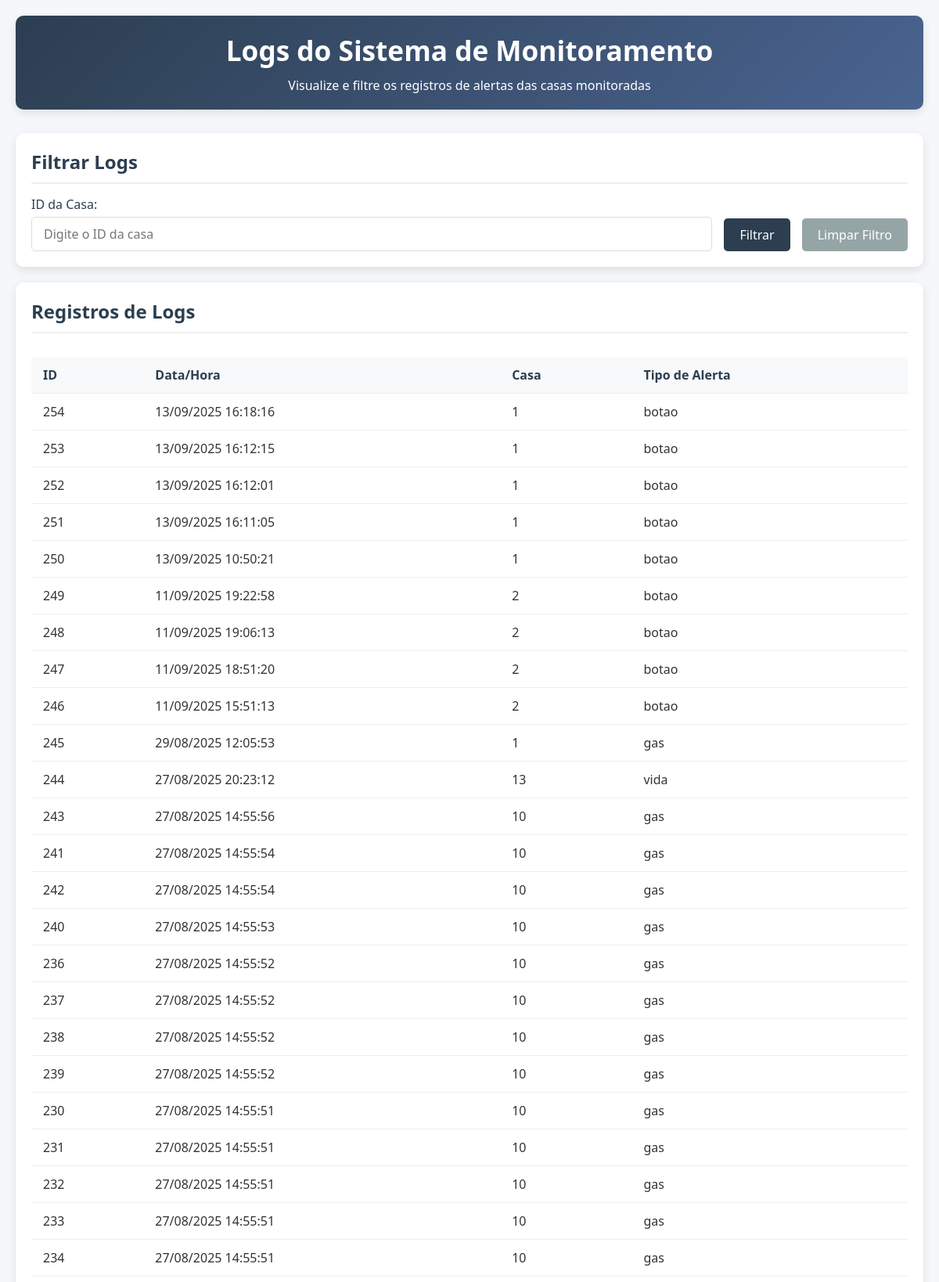
Page /logs (upper part) on the committed database.
### tables this page shows
CREATE TABLE sensor_logs (
            id INTEGER PRIMARY KEY AUTOINCREMENT,
            casa_id TEXT NOT NULL,
            tipo_alerta TEXT NOT NULL,
            data_hora DATETIME DEFAULT CURRENT_TIMESTAMP
        );

### server.py (the view)
@app.route('/logs', methods=['GET'])
def obter_logs():
    casa_id = request.args.get('casa_id')
    if casa_id:
        logs = sensor_controller.obter_logs_por_casa(casa_id)
    else:
        logs = sensor_controller.obter_todos_logs()
    logs_formatados = []
    for log in logs:
        log_dict = log.to_dict()
        if hasattr(log.data_hora, 'strftime'):
            log_dict['data_hora_formatada'] = log.data_hora.strftime('%d/%m/%Y %H:%M:%S')
        else:
            try:
                from datetime import datetime
                dt = datetime.fromisoformat(str(log.data_hora).replace('Z', '+00:00'))
                log_dict['data_hora_formatada'] = dt.strftime('%d/%m/%Y %H:%M:%S')
            except (ValueError, AttributeError):
                log_dict['data_hora_formatada'] = str(log.data_hora)
        logs_formatados.append(log_dict)
    return render_template('logs.html', logs=logs_formatados, casa_id=casa_id)

### controllers/sensor_controller.py (called while the page is built)
    def obter_todos_logs(self):
        logs_data = self.db_handler.get_all_logs()
        logs = []
        for log_data in logs_data:
            logs.append(SensorLog(
                id=log_data[0],
                casa_id=log_data[1],
                tipo_alerta=log_data[2],
                data_hora=log_data[3]
            ))
        return logs

### database/dao.py (called while the page is built)
    def get_connection(self):
        return sqlite3.connect(self.db_name)

    def get_all_logs(self):
        select_query = '''
        SELECT id, casa_id, tipo_alerta, data_hora
        FROM sensor_logs
        ORDER BY data_hora DESC
        '''
        with self.get_connection() as conn:
            cursor = conn.cursor()
            cursor.execute(select_query)
            return cursor.fetchall()

### models/sensor_log.py (called while the page is built)
    def to_dict(self):
        return {
            'id': self.id,
            'casa_id': self.casa_id,
            'tipo_alerta': self.tipo_alerta,
            'data_hora': self.data_hora.isoformat() if isinstance(self.data_hora, datetime) else self.data_hora
        }

### templates/logs.html (shortened to what this page needs)
<!DOCTYPE html>
<html lang="pt-BR">
<head>
    <link rel="stylesheet" href="../static/css/logs.css">
</head>
<body>
    <div class="container">
        <header>
            <h1>Logs do Sistema de Monitoramento</h1>
            <p>Visualize e filtre os registros de alertas das casas monitoradas</p>
        </header>
        <section class="filter-section">
            <h2>Filtrar Logs</h2>
            <form class="filter-form" action="/logs" method="GET">
                <div class="form-group">
                    <label for="casa_id">ID da Casa:</label>
                    <input type="text" id="casa_id" name="casa_id" placeholder="Digite o ID da casa"
                           value="{{ casa_id if casa_id }}">
                </div>
                <button type="submit">Filtrar</button>
                <a href="/logs"><button type="button">Limpar Filtro</button></a>
            </form>
        </section>
        <section class="logs-section">
            <h2>Registros de Logs</h2>
            <div class="table-container">
                {% if logs %}
                <table class="logs-table">
                    <thead>
                        <tr>
                            <th>ID</th>
                            <th>Data/Hora</th>
                            <th>Casa</th>
                            <th>Tipo de Alerta</th>
                        </tr>
                    </thead>
                    <tbody>
                        {% for log in logs %}
                        <tr>
                            <td>{{ log.id }}</td>
                            <td>{{ log.data_hora_formatada }}</td>
                            <td>{{ log.casa_id }}</td>
                            <td>{{ log.tipo_alerta }}</td>
                        </tr>
                        {% endfor %}
                    </tbody>
                </table>
                {% else %}
                <div class="no-logs">Nenhum log encontrado.</div>
                {% endif %}
            </div>
        </section>
    </div>
</body>
</html>

### static/css/logs.css (style rules this page uses)
* { margin: 0; padding: 0; box-sizing: border-box; font-family: 'Segoe UI', Tahoma, Geneva, Verdana, sans-serif; }
body { background-color: #f5f7fa; padding: 20px; color: #333; }
.container { max-width: 1200px; margin: 0 auto; }
header { text-align: center; margin-bottom: 30px; padding: 20px; background: linear-gradient(135deg, #2c3e50, #4a6491); color: white; border-radius: 10px; box-shadow: 0 4px 12px rgba(0, 0, 0, 0.1); }
h1 { font-size: 2.2rem; margin-bottom: 10px; }
h2 { color: #2c3e50; margin-bottom: 15px; border-bottom: 2px solid #eee; padding-bottom: 10px; }
.filter-section { background-color: white; border-radius: 10px; padding: 20px; margin-bottom: 20px; box-shadow: 0 4px 12px rgba(0, 0, 0, 0.1); }
.filter-form { display: flex; gap: 15px; align-items: flex-end; flex-wrap: wrap; }
.form-group { display: flex; flex-direction: column; flex-grow: 1; }
label { margin-bottom: 5px; font-weight: 500; color: #2c3e50; }
input[type="text"] { padding: 10px 15px; border: 1px solid #ddd; border-radius: 5px; font-size: 1rem; transition: border-color 0.3s; }
button { padding: 10px 20px; background-color: #2c3e50; color: white; border: none; border-radius: 5px; cursor: pointer; font-size: 1rem; transition: background-color 0.3s; }
a button { background-color: #95a5a6; text-decoration: none; display: inline-block; }
.logs-section { background-color: white; border-radius: 10px; padding: 20px; box-shadow: 0 4px 12px rgba(0, 0, 0, 0.1); }
.table-container { overflow-x: auto; }
.logs-table { width: 100%; border-collapse: collapse; margin-top: 15px; }
.logs-table th, .logs-table td { padding: 12px 15px; text-align: left; border-bottom: 1px solid #eee; }
.logs-table th { background-color: #f8f9fa; font-weight: 600; color: #2c3e50; position: sticky; top: 0; }

### rows in the picture
sensor_logs: id "254", data_hora_formatada "13/09/2025 16:18:16", casa_id "1", tipo_alerta "botao"
sensor_logs: id "253", data_hora_formatada "13/09/2025 16:12:15", casa_id "1", tipo_alerta "botao"
sensor_logs: id "252", data_hora_formatada "13/09/2025 16:12:01", casa_id "1", tipo_alerta "botao"
sensor_logs: id "251", data_hora_formatada "13/09/2025 16:11:05", casa_id "1", tipo_alerta "botao"
sensor_logs: id "250", data_hora_formatada "13/09/2025 10:50:21", casa_id "1", tipo_alerta "botao"
sensor_logs: id "249", data_hora_formatada "11/09/2025 19:22:58", casa_id "2", tipo_alerta "botao"
sensor_logs: id "248", data_hora_formatada "11/09/2025 19:06:13", casa_id "2", tipo_alerta "botao"
sensor_logs: id "247", data_hora_formatada "11/09/2025 18:51:20", casa_id "2", tipo_alerta "botao"
sensor_logs: id "246", data_hora_formatada "11/09/2025 15:51:13", casa_id "2", tipo_alerta "botao"
sensor_logs: id "245", data_hora_formatada "29/08/2025 12:05:53", casa_id "1", tipo_alerta "gas"
sensor_logs: id "244", data_hora_formatada "27/08/2025 20:23:12", casa_id "13", tipo_alerta "vida"
sensor_logs: id "243", data_hora_formatada "27/08/2025 14:55:56", casa_id "10", tipo_alerta "gas"
sensor_logs: id "241", data_hora_formatada "27/08/2025 14:55:54", casa_id "10", tipo_alerta "gas"
sensor_logs: id "242", data_hora_formatada "27/08/2025 14:55:54", casa_id "10", tipo_alerta "gas"
sensor_logs: id "240", data_hora_formatada "27/08/2025 14:55:53", casa_id "10", tipo_alerta "gas"
sensor_logs: id "236", data_hora_formatada "27/08/2025 14:55:52", casa_id "10", tipo_alerta "gas"
sensor_logs: id "237", data_hora_formatada "27/08/2025 14:55:52", casa_id "10", tipo_alerta "gas"
sensor_logs: id "238", data_hora_formatada "27/08/2025 14:55:52", casa_id "10", tipo_alerta "gas"
sensor_logs: id "239", data_hora_formatada "27/08/2025 14:55:52", casa_id "10", tipo_alerta "gas"
sensor_logs: id "230", data_hora_formatada "27/08/2025 14:55:51", casa_id "10", tipo_alerta "gas"
sensor_logs: id "231", data_hora_formatada "27/08/2025 14:55:51", casa_id "10", tipo_alerta "gas"
sensor_logs: id "232", data_hora_formatada "27/08/2025 14:55:51", casa_id "10", tipo_alerta "gas"
sensor_logs: id "233", data_hora_formatada "27/08/2025 14:55:51", casa_id "10", tipo_alerta "gas"
sensor_logs: id "234", data_hora_formatada "27/08/2025 14:55:51", casa_id "10", tipo_alerta "gas"
